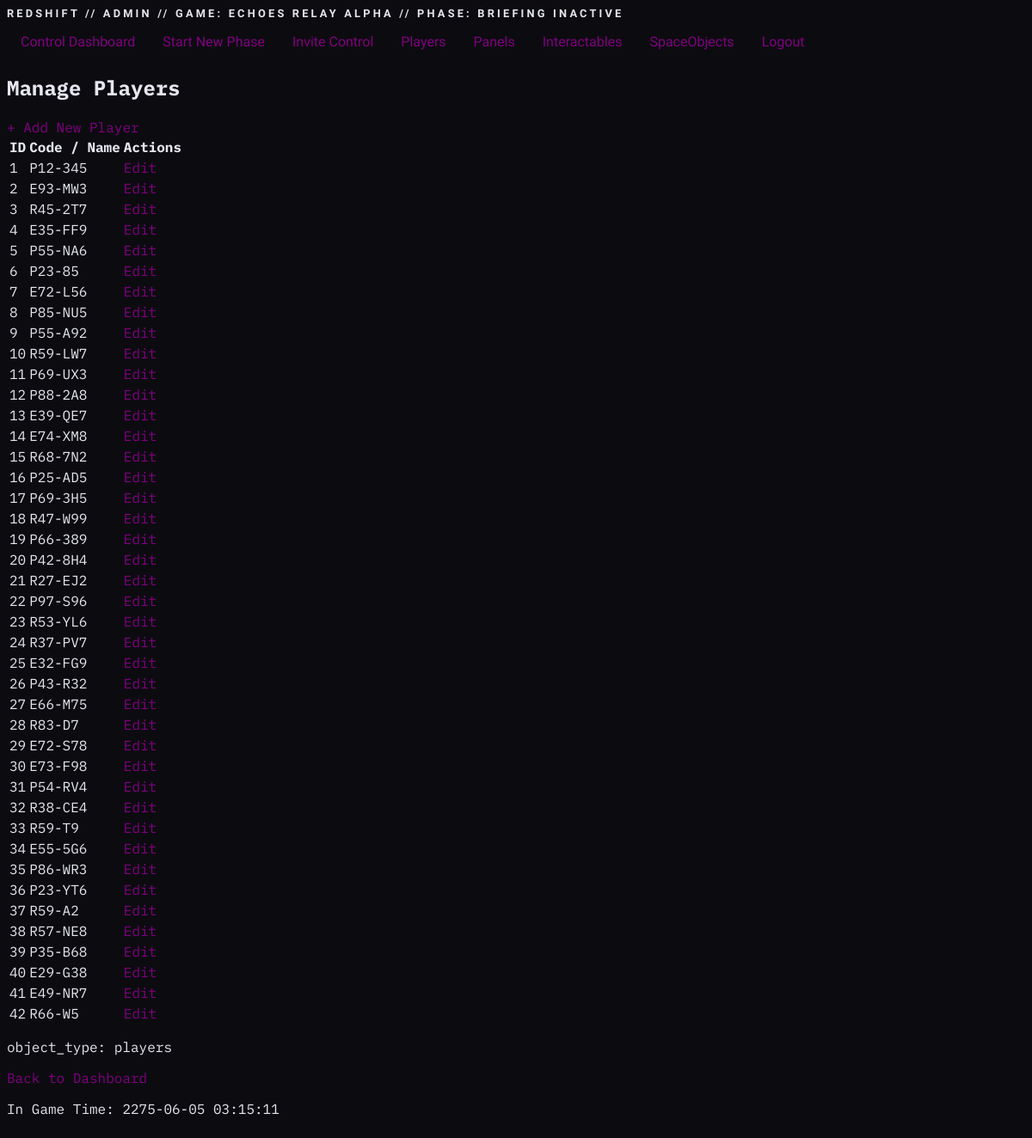
The app's page /control/edit/players (signed in) with its own data.
### app/models.py (models this page shows, shortened)
class Control(db.Model, UserMixin):
    id = db.Column(db.Integer, primary_key=True)
    username = db.Column(db.String(80), unique=True, nullable=False)
    password_hash = db.Column(db.String(128), nullable=False)
    name = db.Column(db.String(100))
    pronouns = db.Column(db.String(50))
    email_address = db.Column(db.String(120))

class GameState(db.Model):
    id = db.Column(db.Integer, primary_key=True)
    name = db.Column(db.String(64), unique=True, default="default")
    phase_name = db.Column(db.String(64), default="briefing")
    phase_start_time = db.Column(db.DateTime, nullable=True)
    phase_duration_minutes = db.Column(db.Integer, default=40)

class Player(db.Model):
    id = db.Column(db.Integer, primary_key=True)
    code = db.Column(db.String(12), unique=True, nullable=False)
    honorific = db.Column(db.String(20))
    first_name = db.Column(db.String(50))
    name = db.Column(db.String(100))  # surname
    role = db.Column(db.String(100))
    assignment = db.Column(db.String(100))
    faction = db.Column(db.String(100))
    system_access = db.Column(db.JSON)  # list of system codes they can use
    player_menu = db.Column(db.JSON)    # list of menu keys
    permissions = db.Column(db.JSON, default=list)  # list of ability/item/etc keys
    resolve = db.Column(db.Integer)
    skill = db.Column(db.Integer)
    knowledge = db.Column(db.Integer)
    luck = db.Column(db.Integer)
    specialization = db.Column(db.String(100))
    mini_access = db.Column(db.JSON)  # list of restricted view or mini-panels
    hidden_objective = db.Column(db.String(500))  # secret goal
    description = db.Column(db.Text)  # longer text about who they are
    condition = db.Column(db.JSON)    # list of condition codes

### app/routes.py (the view)
@main.route('/control/edit/<string:object_type>')
@login_required
def control_edit_list(object_type):
    obj_map = {
        'players': Player,
        'panels': Panel,
        'interactables': Interactable,
        'spaceobjects': SpaceObject
    }
    model = obj_map.get(object_type)
    if not model:
        flash('Invalid object type.')
        return redirect(url_for('main.control_dashboard'))
    items = model.query.all()
    return render_template('control_edit_list.html', object_type=object_type, items=items)

### app/auth.py (called while the page is built)
@login_manager.user_loader
def load_user(user_id):
    return Control.query.get(int(user_id))

### app/context_processors.py (called while the page is built)
def base_context():
    game_state = GameState.query.first()
    now = datetime.now(timezone.utc)
    fictional_time = now.replace(year=now.year + 250)
    return {
        "game_state": game_state,
        "now": now,
        "fictional_time": fictional_time,
        "has_permission": has_permission
    }

### app/templates/control_edit_list.html (shortened to what this page needs)
{% extends "base.html" %}
{% block content %}
<h2>Manage {{ object_type|capitalize }}</h2>
<a href="{{ url_for('main.control_add_object', object_type=object_type) }}" class="btn btn-primary mb-3">+ Add New {{ object_type[:-1].capitalize() }}</a>
<table class="table table-striped">
  <thead>
    <tr>
      <th>ID</th>
      <th>Code / Name</th>
      <th>Actions</th>
    </tr>
  </thead>
  <tbody>
    {% for item in items %}
    <tr>
      <td>{{ item.id }}</td>
      <td>{{ item.code if item.code else item.name }}</td>
      <td>
        <a href="{{ url_for('main.control_edit_object', object_type=object_type, object_id=item.id) }}" class="btn btn-sm btn-secondary">Edit</a>
      </td>
    </tr>
    {% endfor %}
  </tbody>
</table>
<p>object_type: {{ object_type }}</p>
<a href="{{ url_for('main.control_dashboard') }}" class="btn btn-light">Back to Dashboard</a>
{% endblock %}

### app/templates/base.html (shortened to what this page needs)
<!doctype html>
<html lang="en">
<head>
  <link rel="stylesheet" href="{{ url_for('static', filename='css/control.css') }}">
</head>
<body>
  <nav class="control-nav">
    <div class="nav-header">
      <span class="nav-title">REDSHIFT //
        {% if current_user.is_authenticated %}
          {{ current_user.username }} // Game: {{ game_state.name }} // Phase: {{ game_state.phase_name or "Not Started" }}
          {% if time_remaining %}
            {{ time_remaining.seconds // 60 }}:{{ time_remaining.seconds % 60 }} Remaining
          {% else %}
            INACTIVE
          {% endif %}
        {% endif %}
      </span>
    </div>
    <ul id="nav-menu" class="nav-menu">
      {% if current_user.is_authenticated %}
      <li><a href="{{ url_for('main.control_dashboard') }}">Control Dashboard</a></li>
      <li><a href="{{ url_for('main.start_phase') }}">Start New Phase</a></li>
      <li><a href="{{ url_for('main.invite_control') }}">Invite Control</a></li>
      <li><a href="{{ url_for('main.control_edit_list', object_type='players') }}">Players</a></li>
      <li><a href="{{ url_for('main.control_edit_list', object_type='panels') }}">Panels</a></li>
      <li><a href="{{ url_for('main.control_edit_list', object_type='interactables') }}">Interactables</a></li>
      <li><a href="{{ url_for('main.control_edit_list', object_type='spaceobjects') }}">SpaceObjects</a></li>
      <li><a href="{{ url_for('auth.logout') }}">Logout</a></li>
      {% else %}
      <li><a href="{{ url_for('auth.login') }}">Login</a></li>
      {% endif %}
    </ul>
  </nav>
  <div class="control-box">
    {% block content %}{% endblock %}
    <p>In Game Time: {{ fictional_time.strftime('%Y-%m-%d %H:%M:%S') }}</p>
  </div>
</body>
</html>

### app/static/css/control.css (style rules this page uses)
:root { --bg-color: #0c0c10; --accent-color: purple; --muted-color: #444; --fg-color: #e6e6f0; --warning-color: purple; --alert-color: purple; --font-main: 'IBM Plex Mono', monospace; --font-heading: 'Orbitron', sans-serif; --font-size-base: 16px; }
body { margin: 0; padding: 0; font-family: var(--font-main); background-color: var(--bg-color); color: var(--fg-color); }
header, nav, main, footer { padding: 1rem; }
a { color: var(--accent-color); text-decoration: none; }
.control-nav { background-color: var(--bg-color); color: var(--fg-color); padding: 0rem 0.5rem; font-family: var(--font-heading); }
.nav-header { display: flex; justify-content: space-between; align-items: center; }
.nav-title { font-size: 0.8rem; font-weight: bold; text-transform: uppercase; letter-spacing: 0.2rem; padding-top:0.5rem; }
.nav-menu { list-style: none; display: flex; gap: 1rem; padding: 0 0.5rem; margin: 1rem 0 0 0; flex-wrap: wrap; }
.nav-menu li a { color: var(--accent-color); text-decoration: none; padding: 0.5rem; }
.control-box { padding: 0.5rem; }

### records on screen
Control: username "ADMIN"
GameState: name "ECHOES RELAY ALPHA", phase_name "BRIEFING"
Player: id "1", code "P12-345"
Player: id "2", code "E93-MW3"
Player: id "3", code "R45-2T7"
Player: id "4", code "E35-FF9"
Player: id "5", code "P55-NA6"
Player: id "6", code "P23-85"
Player: id "7", code "E72-L56"
Player: id "8", code "P85-NU5"
Player: id "9", code "P55-A92"
Player: id "10", code "R59-LW7"
Player: id "11", code "P69-UX3"
Player: id "12", code "P88-2A8"
Player: id "13", code "E39-QE7"
Player: id "14", code "E74-XM8"
Player: id "15", code "R68-7N2"
Player: id "16", code "P25-AD5"
Player: id "17", code "P69-3H5"
Player: id "18", code "R47-W99"
Player: id "19", code "P66-389"
Player: id "20", code "P42-8H4"
Player: id "21", code "R27-EJ2"
Player: id "22", code "P97-S96"
Player: id "23", code "R53-YL6"
Player: id "24", code "R37-PV7"
Player: id "25", code "E32-FG9"
Player: id "26", code "P43-R32"
Player: id "27", code "E66-M75"
Player: id "28", code "R83-D7"
Player: id "29", code "E72-S78"
Player: id "30", code "E73-F98"
Player: id "31", code "P54-RV4"
Player: id "32", code "R38-CE4"
Player: id "33", code "R59-T9"
Player: id "34", code "E55-5G6"
Player: id "35", code "P86-WR3"
Player: id "36", code "P23-YT6"
Player: id "37", code "R59-A2"
Player: id "38", code "R57-NE8"
Player: id "39", code "P35-B68"
Player: id "40", code "E29-G38"
Player: id "41", code "E49-NR7"
Player: id "42", code "R66-W5"

### other values on screen
{{ object_type|capitalize }} "Players"
{{ object_type[:-1].capitalize() }} "Player"
{{ object_type }} "players"
{{ fictional_time.strftime('%Y-%m-%d %H:%M:%S') }} "2275-06-05 03:15:11"
